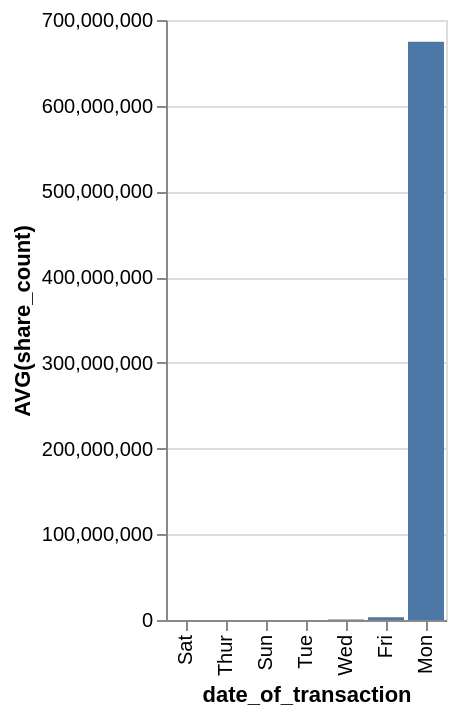

Write the Vega-Lite specification saved for this chart.
### Vega-Lite specification from a JSON file in a GitHub repository (floating-point values rounded to 4 significant figures)
{"data": {"values": [{"x_data": "Sat", "y_data": 0}, {"x_data": "Thur", "y_data": 0}, {"x_data": "Sun", "y_data": 24430.0}, {"x_data": "Tue", "y_data": 32180.0}, {"x_data": "Wed", "y_data": 554600.0}, {"x_data": "Fri", "y_data": 3119000.0}, {"x_data": "Mon", "y_data": 674529892}]}, "mark": "bar", "encoding": {"x": {"field": "x_data", "type": "nominal", "title": "date_of_transaction", "sort": {"op": "sum", "field": "y_data", "order": "ascending"}}, "y": {"field": "y_data", "type": "quantitative", "title": "AVG(share_count)"}}}
